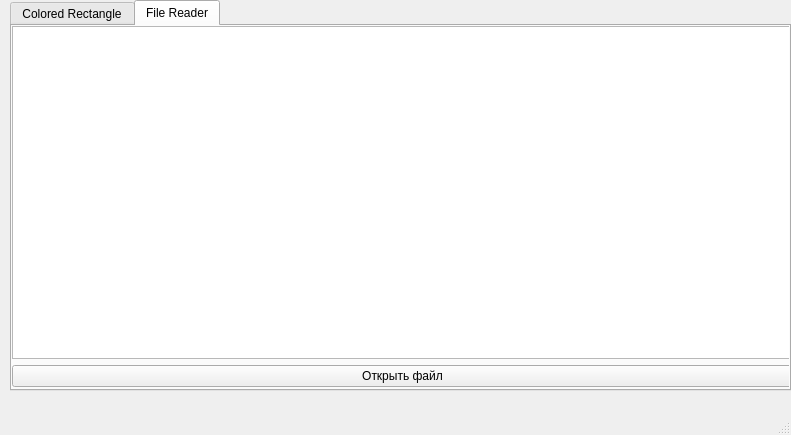
<?xml version="1.0" encoding="UTF-8"?>
<ui version="4.0">
 <class>MainWindow</class>
 <widget class="QMainWindow" name="MainWindow">
  <property name="geometry">
   <rect>
    <x>0</x>
    <y>0</y>
    <width>791</width>
    <height>435</height>
   </rect>
  </property>
  <property name="windowTitle">
   <string>MainWindow</string>
  </property>
  <widget class="QWidget" name="centralwidget">
   <widget class="QTabWidget" name="tabWidget">
    <property name="geometry">
     <rect>
      <x>10</x>
      <y>0</y>
      <width>781</width>
      <height>391</height>
     </rect>
    </property>
    <property name="currentIndex">
     <number>1</number>
    </property>
    <widget class="QWidget" name="ColoredRectangle">
     <attribute name="title">
      <string>Colored Rectangle</string>
     </attribute>
     <widget class="QWidget" name="verticalLayoutWidget">
      <property name="geometry">
       <rect>
        <x>10</x>
        <y>10</y>
        <width>41</width>
        <height>91</height>
       </rect>
      </property>
      <layout class="QVBoxLayout" name="ColorTexts">
       <item>
        <widget class="QLabel" name="Red">
         <property name="text">
          <string>Red</string>
         </property>
        </widget>
       </item>
       <item>
        <widget class="QLabel" name="Green">
         <property name="text">
          <string>Green</string>
         </property>
        </widget>
       </item>
       <item>
        <widget class="QLabel" name="Blue">
         <property name="text">
          <string>Blue</string>
         </property>
        </widget>
       </item>
      </layout>
     </widget>
     <widget class="QWidget" name="verticalLayoutWidget_2">
      <property name="geometry">
       <rect>
        <x>60</x>
        <y>10</y>
        <width>51</width>
        <height>91</height>
       </rect>
      </property>
      <layout class="QVBoxLayout" name="ColorSpinBoxes">
       <item>
        <widget class="QSpinBox" name="RedValue">
         <property name="maximum">
          <number>255</number>
         </property>
        </widget>
       </item>
       <item>
        <widget class="QSpinBox" name="GreenValue">
         <property name="maximum">
          <number>255</number>
         </property>
        </widget>
       </item>
       <item>
        <widget class="QSpinBox" name="BlueValue">
         <property name="maximum">
          <number>255</number>
         </property>
        </widget>
       </item>
      </layout>
     </widget>
     <widget class="QWidget" name="verticalLayoutWidget_3">
      <property name="geometry">
       <rect>
        <x>120</x>
        <y>10</y>
        <width>241</width>
        <height>91</height>
       </rect>
      </property>
      <layout class="QVBoxLayout" name="ColorSliders">
       <item>
        <widget class="QSlider" name="RedSlider">
         <property name="maximum">
          <number>255</number>
         </property>
         <property name="orientation">
          <enum>Qt::Horizontal</enum>
         </property>
        </widget>
       </item>
       <item>
        <widget class="QSlider" name="GreenSlider">
         <property name="maximum">
          <number>255</number>
         </property>
         <property name="orientation">
          <enum>Qt::Horizontal</enum>
         </property>
        </widget>
       </item>
       <item>
        <widget class="QSlider" name="BlueSlider">
         <property name="maximum">
          <number>255</number>
         </property>
         <property name="orientation">
          <enum>Qt::Horizontal</enum>
         </property>
        </widget>
       </item>
      </layout>
     </widget>
     <widget class="QPlainTextEdit" name="RectangleToColor">
      <property name="geometry">
       <rect>
        <x>370</x>
        <y>10</y>
        <width>104</width>
        <height>91</height>
       </rect>
      </property>
      <property name="styleSheet">
       <string notr="true">background: rgb(255, 255, 255)</string>
      </property>
      <property name="readOnly">
       <bool>true</bool>
      </property>
     </widget>
    </widget>
    <widget class="QWidget" name="FileReader">
     <attribute name="title">
      <string>File Reader</string>
     </attribute>
     <widget class="QWidget" name="verticalLayoutWidget_4">
      <property name="geometry">
       <rect>
        <x>0</x>
        <y>0</y>
        <width>781</width>
        <height>361</height>
       </rect>
      </property>
      <layout class="QVBoxLayout" name="verticalLayout">
       <item>
        <widget class="QTextEdit" name="fileContent">
         <property name="readOnly">
          <bool>true</bool>
         </property>
        </widget>
       </item>
       <item>
        <widget class="QPushButton" name="enterFile">
         <property name="text">
          <string>Открыть файл</string>
         </property>
        </widget>
       </item>
      </layout>
     </widget>
    </widget>
   </widget>
  </widget>
  <widget class="QMenuBar" name="menubar">
   <property name="geometry">
    <rect>
     <x>0</x>
     <y>0</y>
     <width>791</width>
     <height>21</height>
    </rect>
   </property>
  </widget>
  <widget class="QStatusBar" name="statusbar"/>
 </widget>
 <resources/>
 <connections/>
</ui>
